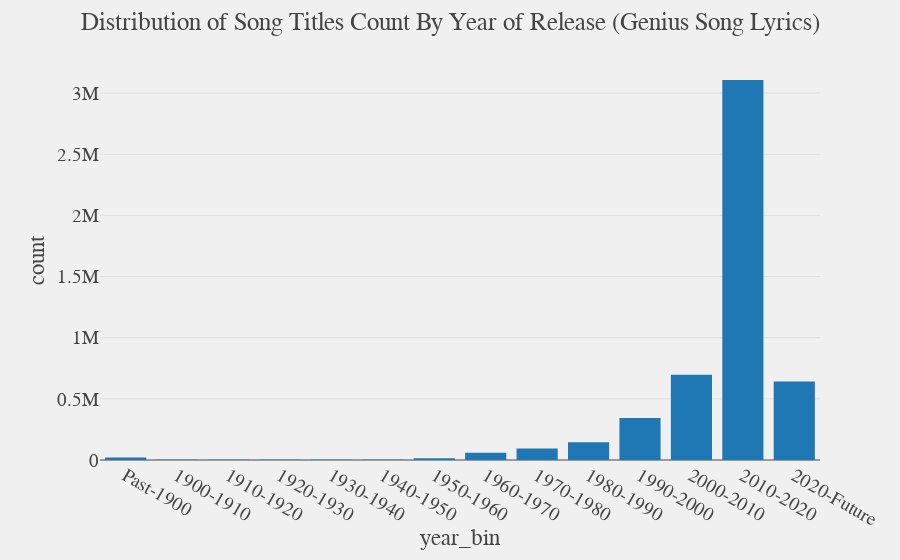

The notebook cell this image was saved under:
### Code cell
fig = px.bar(df_lyrics_year_bin_count, x="year_bin", y="count")
fig.update_layout(title="Distribution of Song Titles Count By Year of Release (Genius Song Lyrics)")

### Figure 1 — Plotly figure (JSON) as saved in the notebook; plotly's stock layout.template omitted (floating-point values rounded to 4 significant figures)
{"data": [{"alignmentgroup": "True", "hovertemplate": "year_bin=%{x}<br>count=%{y}<extra></extra>", "legendgroup": "", "marker": {"color": "#1F77B4", "pattern": {"shape": ""}}, "name": "", "offsetgroup": "", "orientation": "v", "showlegend": false, "textposition": "auto", "type": "bar", "x": ["Past-1900", "1900-1910", "1910-1920", "1920-1930", "1930-1940", "1940-1950", "1950-1960", "1960-1970", "1970-1980", "1980-1990", "1990-2000", "2000-2010", "2010-2020", "2020-Future"], "xaxis": "x", "y": [19560, 1824, 2344, 2747, 2138, 2284, 14808, 58651, 94838, 145977, 343923, 697278, 3107163, 641321], "yaxis": "y"}], "layout": {"barmode": "relative", "legend": {"tracegroupgap": 0}, "margin": {"t": 60}, "title": {"text": "Distribution of Song Titles Count By Year of Release (Genius Song Lyrics)"}, "xaxis": {"anchor": "y", "domain": [0, 1], "title": {"text": "year_bin"}}, "yaxis": {"anchor": "x", "domain": [0, 1], "title": {"text": "count"}}}}
